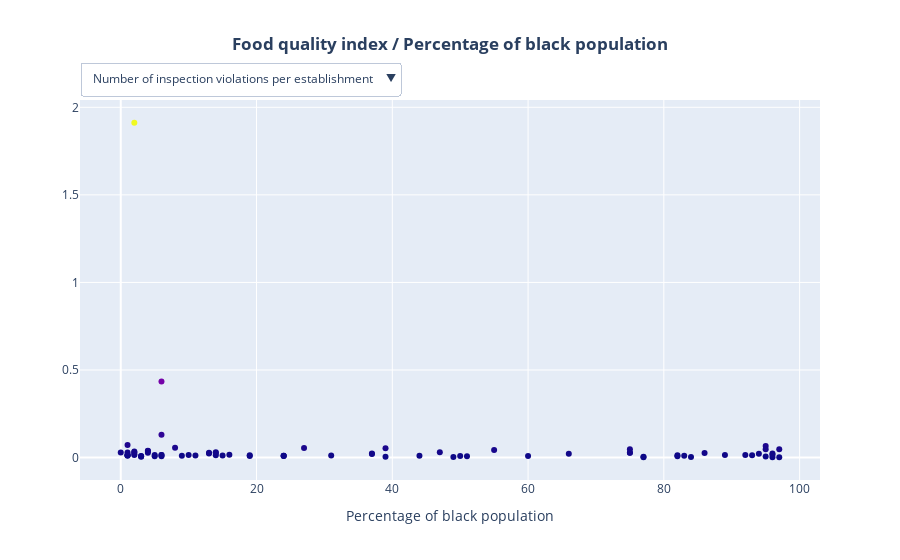

Notebook code cell kept with this figure:
### Code cell
# Black population scatter plots
create_scatter_plots(census["black"], "Percentage of black population", "black_scatter_plots")
